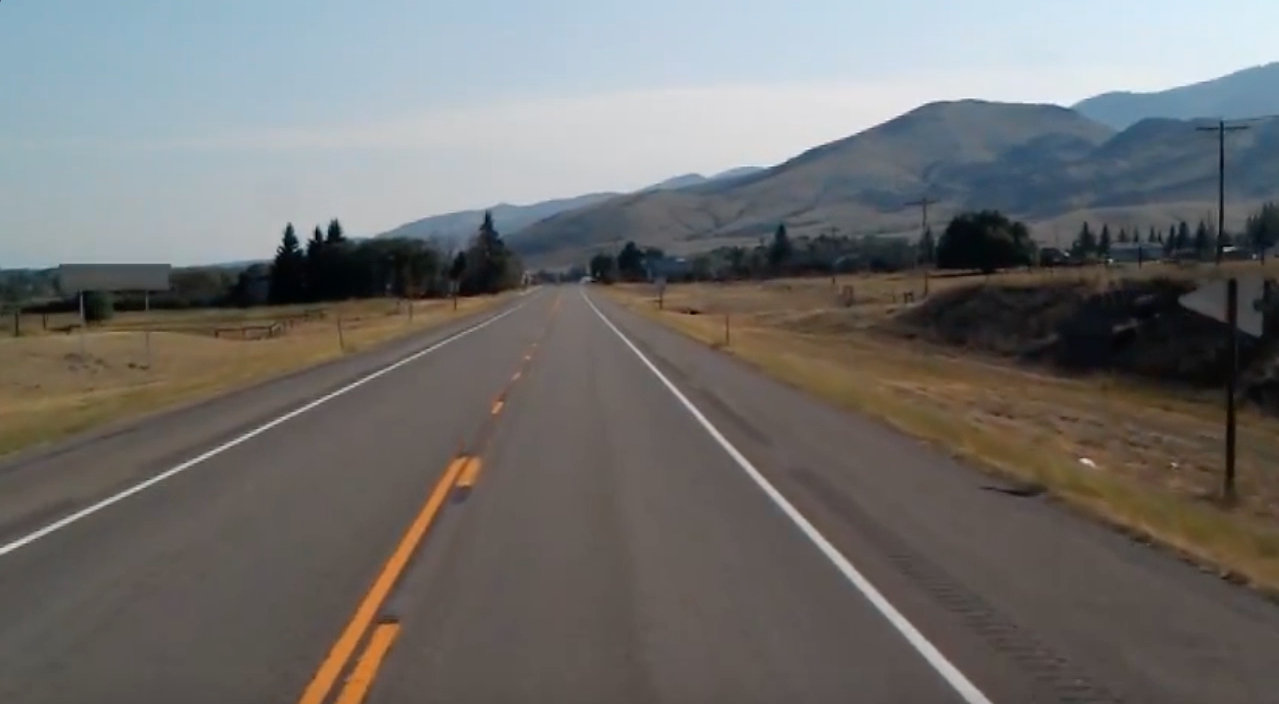
#> input picture finding-lanes/test_image.jpg, 1279 x 704 px
$ jupyter execute lanes.ipynb   (text cells are left out)
#> lines starting #> are read from the running program, lines starting #| are printed output that depends on the picture; after the words box and inside, x2 and y2 are one past the last pixel; in counts of white or black regions, pixels touching at a corner belong together; pictures that were not available may be replaced by others from this repository, and a replacement may not be noted
[cell 1]
import cv2
import numpy as np
import matplotlib.pyplot as plt

import warnings
warnings.filterwarnings('ignore')

[cell 2]
image = cv2.imread('test_image.jpg')
#> image is the input picture: shape (704, 1279, 3); mean B, G, R 109.7, 111.3, 112.3

lane_image = image.copy()

def show_image(image, cmap=None):
    plt.figure(figsize=(10, 8))
    plt.imshow(image, cmap=cmap)
    plt.show()

[cell 3]
show_image(lane_image)

[cell 4]
show_image(
    cv2.cvtColor(lane_image, cv2.COLOR_BGR2RGB)
)

[cell 5]
def canny(image):

    gray = cv2.cvtColor(image, cv2.COLOR_BGR2GRAY)

    # blurring image with kernel size of 5
    blurred = cv2.GaussianBlur(src=image, ksize=(5, 5), sigmaX=0)

    # low threshold, high threshold
    canny = cv2.Canny(blurred, 50, 150)

    return canny

[cell 6]
canny_image = canny(lane_image)
#> in canny, `canny = cv2.Canny(blurred, 50, 150)`:
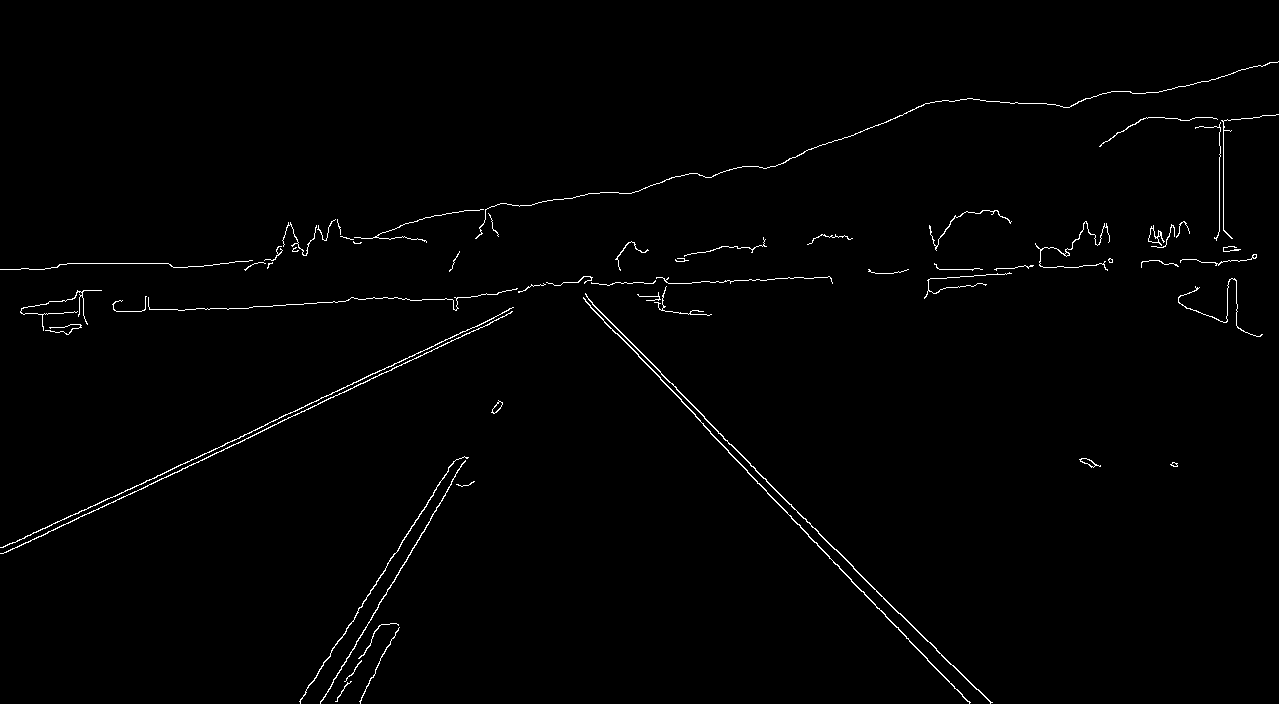
#> canny: shape (704, 1279); 1% white in thin lines or dots
show_image(canny_image, cmap='gray')

[cell 7]
def region_of_interest(image):

    # number of rows
    height = image.shape[0]

    # creating ROI
    triangle_polygon = np.array([
        [(200, height), (1100, height), (550, 250)]
    ])

    # creating black mask
    mask = np.zeros_like(image)

    # filling white color in mask on points of ROI
    # that means, creating a white triangel in mask
    cv2.fillPoly(mask, triangle_polygon, 255)

    # bitwise and inorder to get a ROI
    masked_image = cv2.bitwise_and(image, mask)

    return masked_image

[cell 8]
cropped_image = region_of_interest(canny_image)
#> in region_of_interest, `cv2.fillPoly(mask, triangle_polygon, 255)`: mask: shape (704, 1279); 22.7% white; 1 white region, box (x1, y1, x2, y2) and area: (200, 250, 1100, 704) 204575
#> in region_of_interest, `masked_image = cv2.bitwise_and(image, mask)`: masked_image: shape (704, 1279); 0.31% white in thin lines or dots, all inside (x1, y1, x2, y2) = (299, 277, 993, 704)
show_image(cropped_image, cmap='gray')

[cell 9]
# rho, theta, threshold, empty array, minlenght to consider as a line, maxgap to consider it is a line

lines = cv2.HoughLinesP(cropped_image, 2, np.pi/180, 100, np.array([]), minLineLength=40, maxLineGap=5)
#> lines = 14 rows, first 6: [703, 425, 766, 490], [750, 465, 834, 549], [383, 598, 431, 518], [299, 701, 386, 567], [891, 621, 947, 680], [704, 418, 927, 641]
lines
#> Out has the same summary as lines

[cell 10]
lines.shape
#> Out = (14, 1, 4)

[cell 11]
def display_lines(image, lines):

    lined_image = np.zeros_like(image)

    if lines is not None:
        for line in lines:
            x1, y1, x2, y2 = line.reshape(4)
            cv2.line(lined_image, (x1, y1), (x2, y2), (255, 0, 0), 10)

    return lined_image

[cell 12]
line_image = display_lines(lane_image, lines)
#> the loop in display_lines, `for line in lines:` made 14 passes
#> (x1, y1, x2, y2) on passes 1 to 12: (703, 425, 766, 490), (750, 465, 834, 549), (383, 598, 431, 518), (299, 701, 386, 567), (891, 621, 947, 680), (704, 418, 927, 641), (588, 299, 660, 371), (585, 301, 628, 345), (645, 362, 687, 406), (767, 493, 890, 620), (322, 700, 378, 607), (396, 552, 453, 461)
show_image(line_image)

[cell 13]
lane_identified = cv2.addWeighted(
    cv2.cvtColor(lane_image, cv2.COLOR_BGR2RGB), 0.8,
    line_image, 1, 1
)
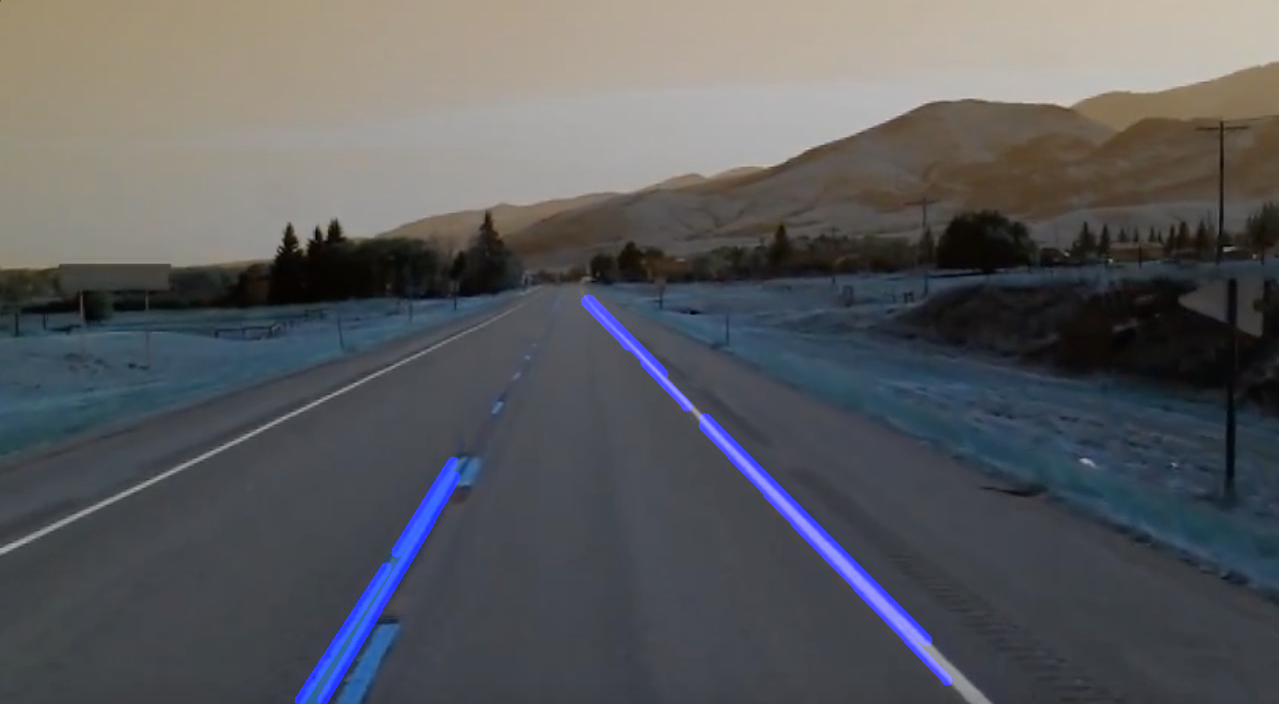
#> lane_identified: shape (704, 1279, 3); mean B, G, R 93.2, 90, 88.7
show_image(lane_identified)

[cell 14]
def make_coordinates(image, line_parameters):
    try:
        slope, intercept = line_parameters
    except:
        slope, intercept = 0.001, 0

    # we are providing y value manually
    # this is because we need our line to have a certain distance below
    # to ensure that road is covered completely
    y1 = image.shape[0]
    y2 = int(y1 * (3/5))

    x1 = int((y1 - intercept) / slope)
    x2 = int((y2 - intercept) / slope)

    return np.array([x1, y1, x2, y2])

[cell 15]
def average_slope_intercept(image, lines):

    left_fit = []
    right_fit = []

    if lines is None:
        return None

    for line in lines:

        x1, y1, x2, y2 = line.reshape(4)

        # fitting polynomial
        parameters = np.polyfit((x1, x2), (y1, y2), 1)

        slope = parameters[0]
        intercept = parameters[1]

        if slope < 0:
            left_fit.append((slope, intercept))
        else:
            right_fit.append((slope, intercept))

    # taking average
    left_fit_avg = np.average(left_fit, axis=0)
    right_fit_avg = np.average(right_fit, axis=0)

    left_line = make_coordinates(image, left_fit_avg)
    right_line = make_coordinates(image, right_fit_avg)


    return np.array([left_line, right_line])

[cell 16]
average_lines = average_slope_intercept(lane_image, lines)
#> the loop in average_slope_intercept, `for line in lines: ` made 14 passes
#> (x1, y1, x2, y2, slope, intercept) on passes 1 to 12: (703, 425, 766, 490, 1.03, -300.3), (750, 465, 834, 549, 1, -285), (383, 598, 431, 518, -1.67, 1236.3), (299, 701, 386, 567, -1.54, 1161.5), (891, 621, 947, 680, 1.05, -317.7), (704, 418, 927, 641, 1, -286), (588, 299, 660, 371, 1, -289), (585, 301, 628, 345, 1.02, -297.6), (645, 362, 687, 406, 1.05, -313.7), (767, 493, 890, 620, 1.03, -298.9), (322, 700, 378, 607, -1.66, 1234.7), (396, 552, 453, 461, -1.6, 1184.2)
#> after the loop in average_slope_intercept, `for line in lines:`: left_fit = [(-1.67, 1236.3), (-1.54, 1161.5), (-1.66, 1234.7), (-1.6, 1184.2), (-1.68, 1238.9)]; right_fit = [(1.03, -300.3), (1, -285), (1.05, -317.7), (1, -286), (1, -289), (1.02, -297.6), (1.05, -313.7), (1.03, -298.9), (1, -288)]
#> in average_slope_intercept, `left_fit_avg = np.average(left_fit, axis=0)`: left_fit_avg = [-1.63, 1211.2]
#> in average_slope_intercept, `right_fit_avg = np.average(right_fit, axis=0)`: right_fit_avg = [1.02, -297.4]
#> in make_coordinates, `slope, intercept = line_parameters`: slope = -1.63; intercept = 1211.2
#> in make_coordinates, `x1 = int((y1 - intercept) / slope)`: x1 = 311
#> in make_coordinates, `x2 = int((y2 - intercept) / slope)`: x2 = 484
#> in average_slope_intercept, `left_line = make_coordinates(image, left_fit_avg)`: left_line = [311, 704, 484, 422]
#> in average_slope_intercept, `right_line = make_coordinates(image, right_fit_avg)`: right_line = [980, 704, 704, 422]
#> average_lines = [[311, 704, 484, 422], [980, 704, 704, 422]]
average_lines
#> Out = [[311, 704, 484, 422], [980, 704, 704, 422]]

[cell 17]
lines
#> Out has the same summary as lines

[cell 18]
avg_line_image = display_lines(lane_image, average_lines)
#> the loop in display_lines (call 2), `for line in lines:` made 2 passes
show_image(avg_line_image)

[cell 19]
lane_identified_image = cv2.addWeighted(
    cv2.cvtColor(lane_image, cv2.COLOR_BGR2RGB), 0.8,
    avg_line_image, 1, 1
)

show_image(lane_identified_image)

cv2.imwrite('lane-dentified.png',cv2.cvtColor(lane_identified_image, cv2.COLOR_BGR2RGB))
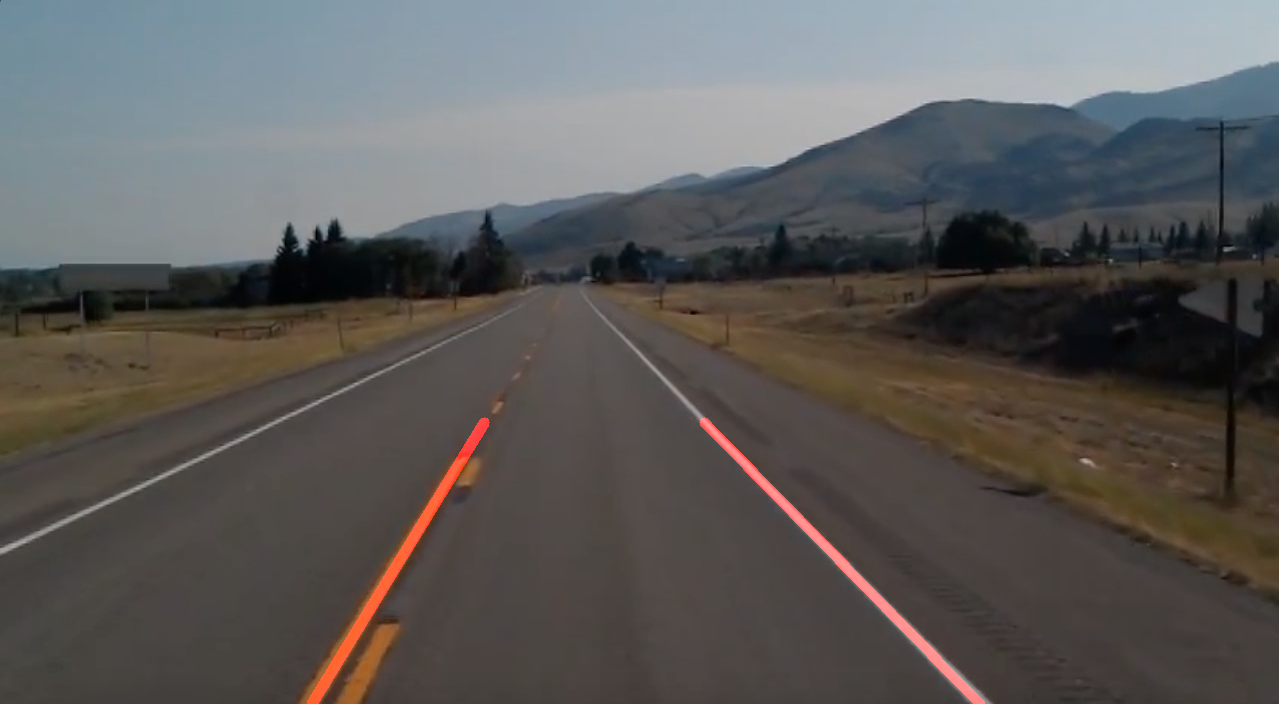
#> saved as lane-dentified.png: shape (704, 1279, 3); mean B, G, R 88.7, 90, 91.8
#> Out = True

[cell 20]
cap = cv2.VideoCapture('road.mp4')

width = int(cap.get(cv2.CAP_PROP_FRAME_WIDTH))
#> width = 980
height = int(cap.get(cv2.CAP_PROP_FRAME_HEIGHT))
#> height = 552

while True:

    _, frame = cap.read()
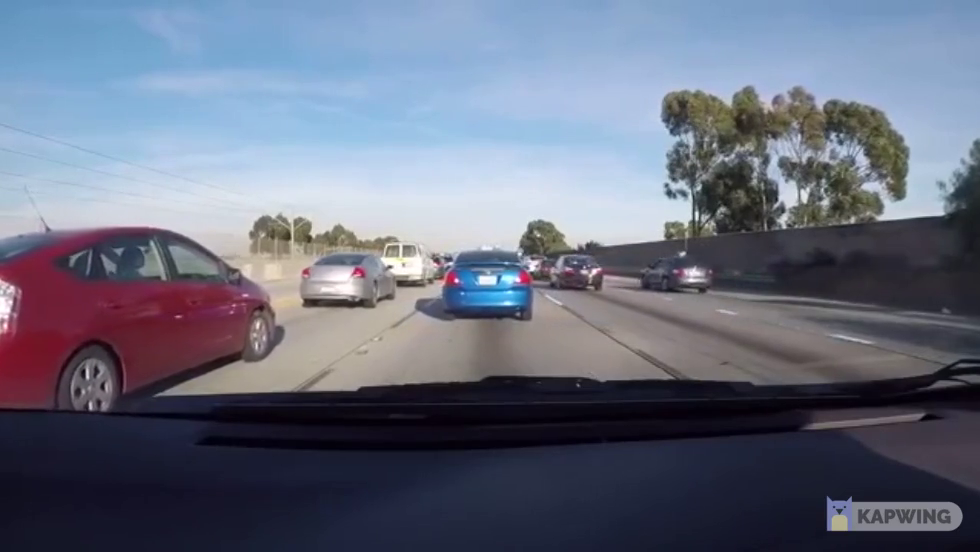
#> input picture frame 73 of pedestrian-vehicle-detection/test-videos/video_1.mp4, 980 x 552 px, given in place of road.mp4, which was not available
#> frame is the input picture: shape (552, 980, 3); mean B, G, R 127.5, 109.8, 104

    canny_image = canny(frame)
#> in canny (call 2), `canny = cv2.Canny(blurred, 50, 150)`: canny: shape (552, 980); 2.9% white in thin lines or dots, all inside (x1, y1, x2, y2) = (0, 85, 980, 531)

    cropped_image = region_of_interest(canny_image)
#> in region_of_interest (call 2), `cv2.fillPoly(mask, triangle_polygon, 255)`: mask: shape (552, 980); 24.4% white; 1 white region, box (x1, y1, x2, y2) and area: (201, 250, 980, 552) 131843
#> in region_of_interest (call 2), `masked_image = cv2.bitwise_and(image, mask)`: masked_image: shape (552, 980); 0.53% white in thin lines or dots, all inside (x1, y1, x2, y2) = (318, 255, 963, 531)

    lines = cv2.HoughLinesP(
        cropped_image, 2,
        np.pi/180, 100, np.array([]),
        minLineLength=40, maxLineGap=5
    )
#> lines = [[497, 448, 618, 442], [579, 319, 679, 379], [634, 379, 696, 379], [808, 429, 867, 424], [852, 501, 949, 501], [827, 530, 952, 530], [395, 384, 442, 382], [546, 294, 591, 322]]

    average_lines = average_slope_intercept(frame, lines)
#> the loop in average_slope_intercept (call 2), `for line in lines: ` made 8 passes
#> (x1, y1, x2, y2, slope, intercept) on passes 1 to 8: (497, 448, 618, 442, -0.0496, 472.6), (579, 319, 679, 379, 0.6, -28.4), (634, 379, 696, 379, 9.1e-17, 379), (808, 429, 867, 424, -0.0847, 497.5), (852, 501, 949, 501, -1.47e-18, 501), (827, 530, 952, 530, -2.25e-16, 530), (395, 384, 442, 382, -0.0426, 400.8), (546, 294, 591, 322, 0.622, -45.73)
#> average_lines = [[-2024, 552, 4222, 331], [1105, 552, 563, 331]]

    avg_line_image = display_lines(frame, average_lines)

    lane_identified_image = cv2.addWeighted(
        cv2.cvtColor(frame, cv2.COLOR_BGR2RGB), 0.8,
        avg_line_image, 1, 1
    )
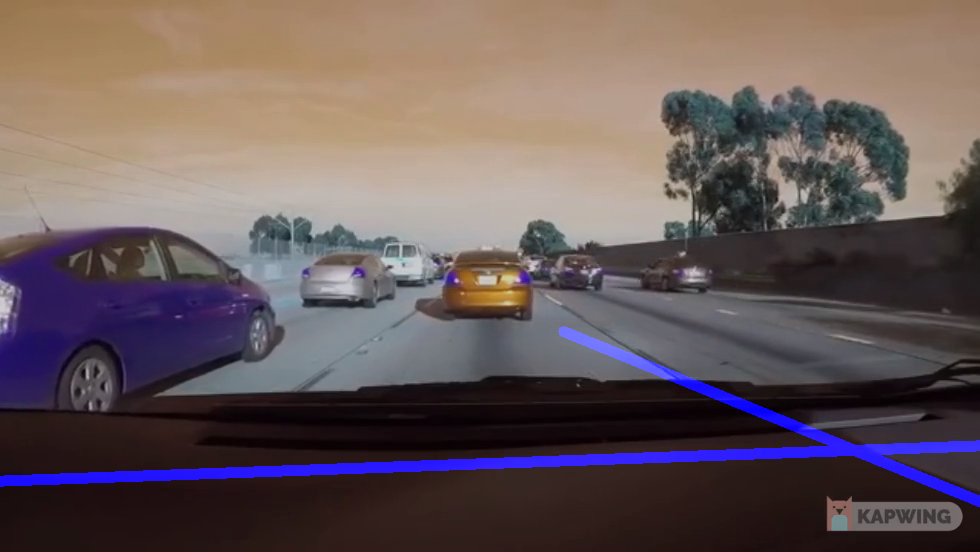
#> lane_identified_image: shape (552, 980, 3); mean B, G, R 90.6, 88.9, 103

    cv2.imshow('The-Window', cv2.cvtColor(lane_identified_image, cv2.COLOR_BGR2RGB))
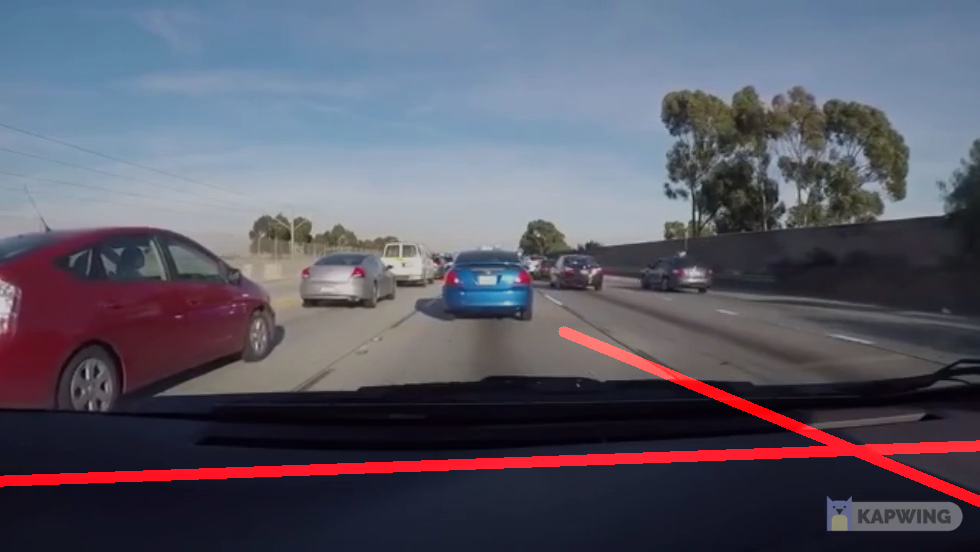
#> window 'The-Window': shape (552, 980, 3); mean B, G, R 103, 88.9, 90.6

    if cv2.waitKey(10) & 0xFF == ord('q'):
#> (key q is pressed here)
        break

cap.release()
cv2.destroyAllWindows()
